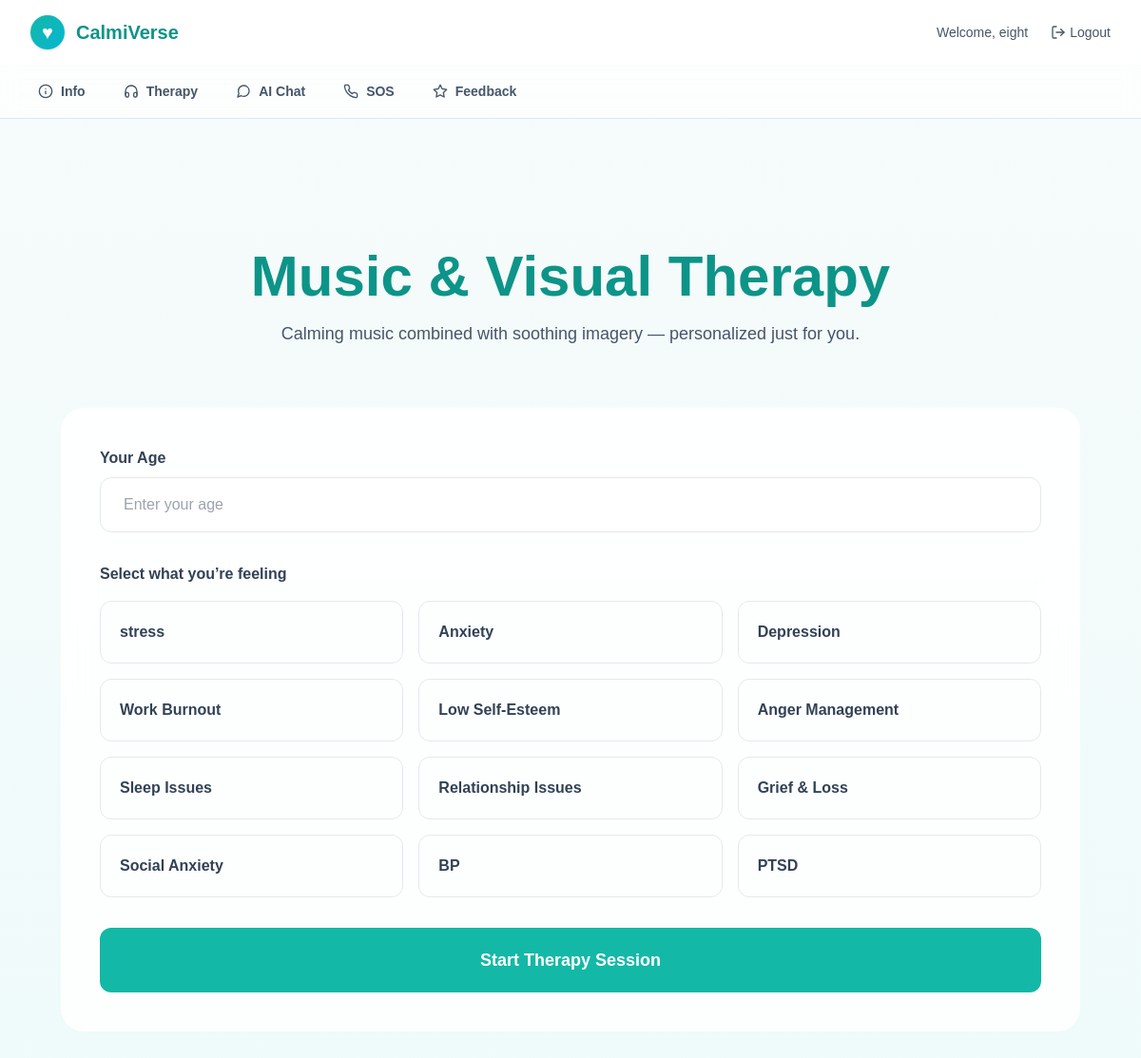
The page /therapy/ (signed in) on the database its author committed.
### core/models.py (models this page shows, shortened)
class MentalHealthIssue(models.Model):
    name = models.CharField(max_length=100, unique=True)

### core/views.py (the view, shortened to what this page needs)
# urls.py: path("therapy/", views.therapy, name="therapy"),
@login_required
def therapy(request):
    issues = MentalHealthIssue.objects.all()
    music_list = image_list = None
    return render(
        request,
        "therapy.html",
        {
            "issues": issues,
            "music_list": music_list,
            "image_list": image_list,
        },
    )

### core/templates/therapy.html (shortened to what this page needs)
{% extends "base.html" %} {% block content %}
<div class="max-w-6xl mx-auto px-6 pt-24 pb-20">
  <div class="text-center mb-16">
    <h1 class="text-6xl font-black mb-4 text-teal-600">
      Music & Visual Therapy
    </h1>
    <p class="text-slate-600 text-lg max-w-2xl mx-auto">
      Calming music combined with soothing imagery — personalized just for you.
    </p>
  </div>
  <form method="post" class="glass rounded-3xl p-10 mb-16">
    <div class="mb-8">
      <label class="block font-bold mb-2 text-slate-700">Your Age</label>
      <input
        type="number"
        name="age"
        required
        min="7"
        max="100"
        placeholder="Enter your age"
        class="w-full px-6 py-4 rounded-xl border focus:ring-2 focus:ring-teal-500 outline-none"
      />
    </div>
    <div class="mb-8">
      <label class="block font-bold mb-4 text-slate-700">
        Select what you’re feeling
      </label>
      <div class="grid md:grid-cols-2 lg:grid-cols-3 gap-4">
        {% for issue in issues %}
        <label class="cursor-pointer">
          <div
            class="p-5 rounded-xl border peer-checked:border-teal-500 peer-checked:bg-teal-50 transition"
          >
            <span class="font-semibold text-slate-700">{{ issue.name }}</span>
          </div>
        </label>
        {% endfor %}
      </div>
    </div>
    <button
      type="submit"
      class="w-full py-5 rounded-xl bg-teal-500 text-white font-bold text-lg hover:bg-teal-600 transition"
    >
      Start Therapy Session
    </button>
  </form>
</div>
{% endblock %}

### core/templates/base.html (shortened to what this page needs)
{% load static %}
<!DOCTYPE html>
<html lang="en">
  <head>
    <script src="https://cdn.tailwindcss.com"></script>
  </head>
  <body class="min-h-screen text-slate-800">
    <nav
      class="bg-white/90 backdrop-blur shadow-sm px-8 py-4 flex justify-between items-center"
    >
      <div class="flex items-center gap-3 text-teal-600 font-bold text-xl">
        <div
          class="w-9 h-9 bg-gradient-to-br from-teal-500 to-cyan-500 text-white rounded-full flex items-center justify-center shadow"
        >
          ♥
        </div>
        CalmiVerse
      </div>
      <div class="flex items-center gap-6 text-sm text-slate-600 font-medium">
        <span>Welcome, {{ request.user.username }}</span>
        <a
          href="/logout/"
          class="flex items-center gap-1 hover:text-red-500 transition"
        >
          <i data-feather="log-out" class="w-4"></i>
          Logout
        </a>
      </div>
    </nav>
    <div class="bg-white/70 backdrop-blur border-b border-slate-200">
      <div class="flex gap-10 px-10 py-4 text-sm font-semibold text-slate-600">
        <a href="/dashboard/" class="nav-link">
          <i data-feather="info" class="w-4"></i>
          Info
        </a>
        <a href="/therapy/" class="nav-link">
          <i data-feather="headphones" class="w-4"></i>
          Therapy
        </a>
        <a href="/ai/" class="nav-link">
          <i data-feather="message-circle" class="w-4"></i>
          AI Chat
        </a>
        <a href="/sos/" class="nav-link">
          <i data-feather="phone" class="w-4"></i>
          SOS
        </a>
        <a href="/feedback/" class="nav-link">
          <i data-feather="star" class="w-4"></i>
          Feedback
        </a>
      </div>
    </div>
    <main class="px-10 py-10">{% block content %}{% endblock %}</main>
  </body>
</html>

### core/templates/base.html (style rules this page uses)
body { background: linear-gradient(180deg, #f7fbfb, #eefafa); font-family: "Inter", sans-serif; }
.nav-link { display: flex; align-items: center; gap: 0.5rem; transition: color 0.3s ease; }

### core/templates/therapy.html (style rules this page uses)
body { font-family: "Plus Jakarta Sans", sans-serif; }
.glass { background: rgba(255, 255, 255, 0.85); backdrop-filter: blur(18px); border: 1px solid rgba(255, 255, 255, 0.5); }

### rows shown on the page
MentalHealthIssue: name "stress"
MentalHealthIssue: name "Anxiety"
MentalHealthIssue: name "Depression"
MentalHealthIssue: name "Work Burnout"
MentalHealthIssue: name "Low Self-Esteem"
MentalHealthIssue: name "Anger Management"
MentalHealthIssue: name "Sleep Issues"
MentalHealthIssue: name "Relationship Issues"
MentalHealthIssue: name "Grief & Loss"
MentalHealthIssue: name "Social Anxiety"
MentalHealthIssue: name "BP"
MentalHealthIssue: name "PTSD"

### other values the page prints
{{ request.user.username }} "eight"
